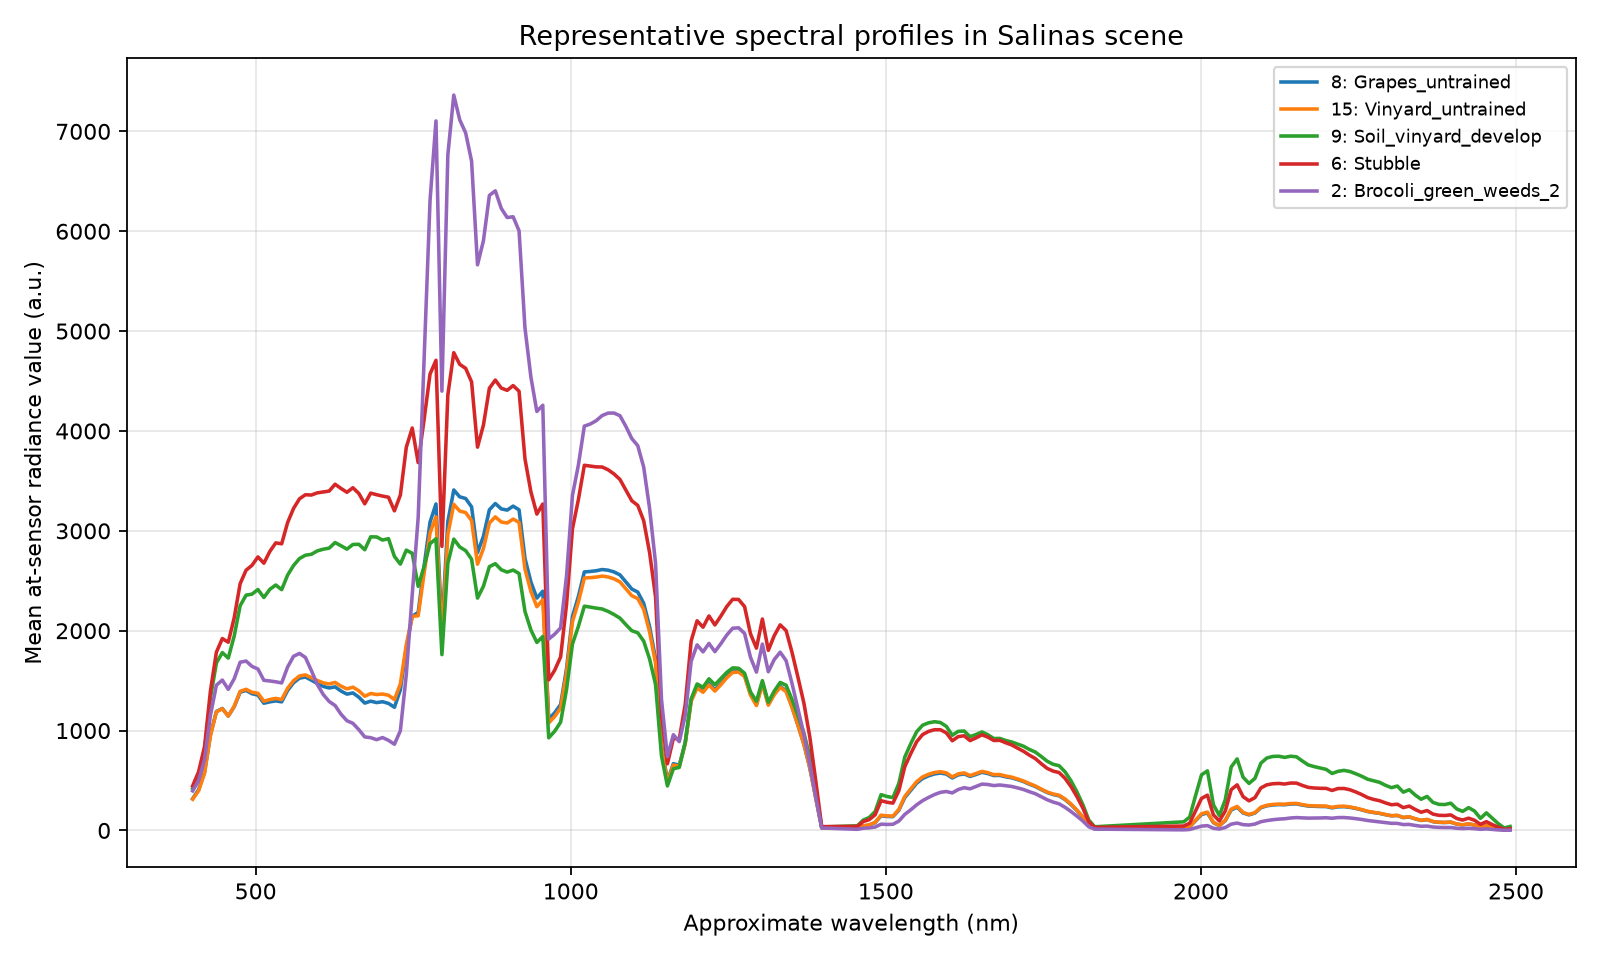

Recreate this plot in Python.
#!/usr/bin/env python3
"""Plot representative spectral curves from the Salinas hyperspectral scene.

Default inputs:
  data/Salinas_corrected.mat
  data/Salinas_gt.mat

Default output:
  T2/2.png
"""

from __future__ import annotations

import argparse
import os
from pathlib import Path

os.environ.setdefault("MPLCONFIGDIR", str(Path(".matplotlib").resolve()))

import matplotlib.pyplot as plt
import numpy as np

from hsi_utils import infer_dataset_key, label_for_class, load_cube, load_ground_truth, parse_classes, spectral_axis


def mean_spectrum_for_class(
    cube: np.ndarray,
    gt: np.ndarray,
    class_id: int,
    max_pixels: int,
    rng: np.random.Generator,
) -> np.ndarray:
    flat_indices = np.flatnonzero(gt.ravel() == class_id)
    if flat_indices.size == 0:
        raise ValueError(f"Class {class_id} has no pixels in ground-truth image")

    if flat_indices.size > max_pixels:
        flat_indices = rng.choice(flat_indices, size=max_pixels, replace=False)

    rows, cols = np.unravel_index(flat_indices, gt.shape)
    # This selects at most max_pixels spectra, avoiding a large cube-sized copy.
    spectra = cube[rows, cols, :].astype(np.float32, copy=False)
    return spectra.mean(axis=0)


def normalize_spectrum(spectrum: np.ndarray, method: str) -> np.ndarray:
    arr = spectrum.astype(np.float32, copy=True)
    if method == "minmax":
        lo, hi = float(arr.min()), float(arr.max())
        if hi > lo:
            return (arr - lo) / (hi - lo)
        return np.zeros_like(arr)
    if method == "l2":
        norm = float(np.linalg.norm(arr))
        if norm > 0:
            return arr / norm
        return arr
    return arr


def parse_args() -> argparse.Namespace:
    parser = argparse.ArgumentParser()
    parser.add_argument("--cube", type=Path, default=Path("data/Salinas_corrected.mat"))
    parser.add_argument("--gt", type=Path, default=Path("data/Salinas_gt.mat"))
    parser.add_argument("--output", type=Path, default=Path("T2/2.png"))
    parser.add_argument("--cube-variable", help="Name of the 3-D image variable inside the .mat file.")
    parser.add_argument("--gt-variable", help="Name of the 2-D ground-truth variable inside the .mat file.")
    parser.add_argument(
        "--classes",
        default=None,
        help="Comma-separated class ids to plot. If omitted, the five largest nonzero classes are used.",
    )
    parser.add_argument(
        "--max-pixels",
        type=int,
        default=2000,
        help="Maximum sampled pixels per class. Lower this if memory is very tight.",
    )
    parser.add_argument(
        "--x-axis",
        choices=("wavelength", "band"),
        default="wavelength",
        help="Use approximate wavelength or band number on the spectral curve x-axis.",
    )
    parser.add_argument(
        "--normalize",
        choices=("none", "minmax", "l2"),
        default="none",
        help="Optional normalization for each plotted mean spectrum.",
    )
    parser.add_argument("--seed", type=int, default=2025)
    return parser.parse_args()


def main() -> None:
    args = parse_args()
    cube, cube_variable = load_cube(args.cube, args.cube_variable)
    gt, gt_variable = load_ground_truth(args.gt, cube.shape[:2], args.gt_variable)
    class_ids = parse_classes(args.classes, gt)
    dataset_key = infer_dataset_key(str(args.cube), cube_variable, str(args.gt), gt_variable)
    rng = np.random.default_rng(args.seed)

    x, xlabel = spectral_axis(dataset_key, cube.shape[2], prefer_wavelength=args.x_axis == "wavelength")
    ylabel = "Mean at-sensor radiance value (a.u.)"
    if args.normalize == "minmax":
        ylabel = "Min-max normalized mean spectrum"
    elif args.normalize == "l2":
        ylabel = "L2-normalized mean spectrum"

    plt.figure(figsize=(10, 6), dpi=160)
    for class_id in class_ids:
        spectrum = mean_spectrum_for_class(cube, gt, class_id, args.max_pixels, rng)
        spectrum = normalize_spectrum(spectrum, args.normalize)
        label = label_for_class(dataset_key, class_id)
        plt.plot(x, spectrum, linewidth=1.6, label=f"{class_id}: {label}")

    plt.title("Representative spectral profiles in Salinas scene")
    plt.xlabel(xlabel)
    plt.ylabel(ylabel)
    plt.grid(True, alpha=0.3)
    plt.legend(fontsize=8)
    plt.tight_layout()

    args.output.parent.mkdir(parents=True, exist_ok=True)
    plt.savefig(args.output)
    plt.close()
    print(f"Saved spectral-curve plot to {args.output}")
    print(f"Cube variable: {cube_variable}; GT variable: {gt_variable}; shape: {cube.shape}")
    print(f"Classes: {class_ids}; max_pixels/class: {args.max_pixels}")
    print(f"X-axis: {args.x_axis}; normalization: {args.normalize}")


if __name__ == "__main__":
    main()
